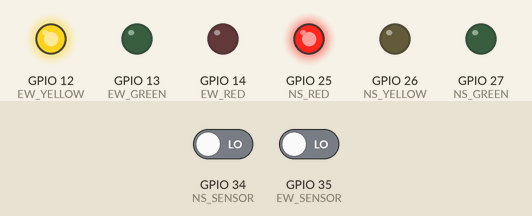
The sketch below on a simulated ESP32. Parts: output pins drawn as LEDs (lit = HIGH). The inputs (shaded band) are chosen by the test bench; at power-on: GPIO 34 (NS_SENSOR) LOW, GPIO 35 (EW_SENSOR) LOW. What the sketch prints to the serial monitor is not drawn.

Above: at 23.8 s.
23.9 s: GPIO 34 (NS_SENSOR) driven HIGH
At 31.4 s:
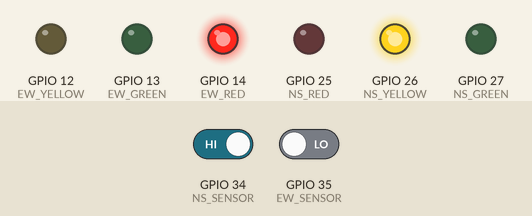
At 34.2 s:
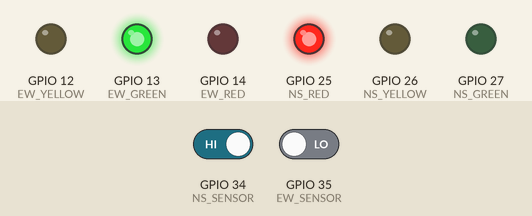
45.9 s: GPIO 34 (NS_SENSOR) driven LOW
At 47.0 s:
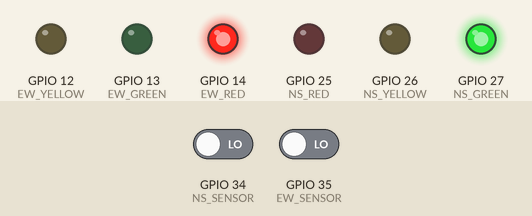
Timing chart, 0 to 48.9 s (numbered marks = the images above; inputs shaded):
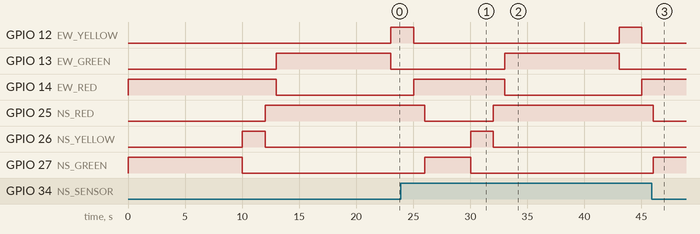

Measured:
- after the input at 23.9 s, GPIO 13 (EW_GREEN): LOW → HIGH after 9.1 s instead of 15.1 s
- after the input at 45.9 s, GPIO 13 (EW_GREEN): stays LOW (without the input it goes to HIGH after 7.1 s); GPIO 14 (EW_RED): stays HIGH (without the input it goes to LOW after 7.1 s)

The sketch:

N_S_Signal_for_one_way_intersection_with_esp32_1.ino
```cpp
#include <WiFi.h>
#include <WebServer.h>

// ─────────────────────────────────────────────
// ESP32 Access Point Credentials
// ─────────────────────────────────────────────
const char* ap_ssid     = "TrafficController";
const char* ap_password = "12345678";

// ESP32 will run the backend server
WebServer server(5050);

// Latest status JSON for UI polling
String latestJson = "{\"status\":\"waiting\"}";

// ─────────────────────────────────────────────
// Pins
// ─────────────────────────────────────────────
#define NS_RED    25
#define NS_YELLOW 26
#define NS_GREEN  27
#define NS_SENSOR 34

#define EW_RED    14
#define EW_YELLOW 12
#define EW_GREEN  13
#define EW_SENSOR 35

// Timing
#define MIN_GREEN   4000
#define MAX_GREEN   10000
#define YELLOW_TIME 2000
#define RED_BUFFER  1000

// ─────────────────────────────────────────────
// UI → ESP32 (POST /update)
// ─────────────────────────────────────────────
void handleUpdate() {
  if (!server.hasArg("plain")) {
    server.send(400, "application/json", "{\"error\":\"no body\"}");
    return;
  }

  String body = server.arg("plain");
  Serial.println("UI sent: " + body);

  server.send(200, "application/json", "{\"status\":\"ok\"}");
}

// ─────────────────────────────────────────────
// UI polls ESP32 (GET /status)
// ─────────────────────────────────────────────
void handleStatus() {
  server.send(200, "application/json", latestJson);
}

// ─────────────────────────────────────────────
// ESP32 updates UI state
// ─────────────────────────────────────────────
void sendData(int lightId, String color, int durationMs, int sensorActive) {
  latestJson = "{\"light_id\":" + String(lightId) +
               ",\"color\":\"" + color + "\"" +
               ",\"duration_ms\":" + String(durationMs) +
               ",\"sensor_active\":" + String(sensorActive) + "}";

  Serial.println("[STATUS] " + latestJson);
}

// ─────────────────────────────────────────────
// Traffic Logic
// ─────────────────────────────────────────────
void handlePhase(int redPin, int yellowPin, int greenPin,
                 int oppRedPin, int sensorPin, int lightId) {

  // GREEN
  digitalWrite(redPin, LOW);
  digitalWrite(yellowPin, LOW);
  digitalWrite(greenPin, HIGH);
  digitalWrite(oppRedPin, HIGH);

  Serial.printf("Light %d → GREEN\n", lightId);

  unsigned long start = millis();
  unsigned long currentDuration = MIN_GREEN;
  bool sensorTriggered = false;

  sendData(lightId, "GREEN", currentDuration, 0);

  while (millis() - start < currentDuration) {
    if (digitalRead(sensorPin) == LOW) {
      sensorTriggered = true;
      if (currentDuration < MAX_GREEN) {
        currentDuration += 1000;
        Serial.printf("  Sensor! Extending green to %lu ms\n", currentDuration);
        sendData(lightId, "GREEN", currentDuration, 1);
        delay(500);
      }
    }
    delay(10);
  }

  // YELLOW
  digitalWrite(greenPin, LOW);
  digitalWrite(yellowPin, HIGH);
  Serial.printf("Light %d → YELLOW\n", lightId);
  sendData(lightId, "YELLOW", YELLOW_TIME, sensorTriggered ? 1 : 0);
  delay(YELLOW_TIME);

  // RED
  digitalWrite(yellowPin, LOW);
  digitalWrite(redPin, HIGH);
  Serial.printf("Light %d → RED\n", lightId);
  sendData(lightId, "RED", RED_BUFFER, 0);
  delay(RED_BUFFER);
}

// ─────────────────────────────────────────────
// Setup
// ─────────────────────────────────────────────
void setup() {
  Serial.begin(115200);

  pinMode(NS_RED, OUTPUT);
  pinMode(NS_YELLOW, OUTPUT);
  pinMode(NS_GREEN, OUTPUT);
  pinMode(NS_SENSOR, INPUT);

  pinMode(EW_RED, OUTPUT);
  pinMode(EW_YELLOW, OUTPUT);
  pinMode(EW_GREEN, OUTPUT);
  pinMode(EW_SENSOR, INPUT);

  digitalWrite(NS_RED, HIGH);
  digitalWrite(EW_RED, HIGH);

  // Start Access Point
  WiFi.softAP(ap_ssid, ap_password);
  Serial.println("AP Started");
  Serial.print("SSID: "); Serial.println(ap_ssid);
  Serial.print("Password: "); Serial.println(ap_password);
  Serial.print("IP: "); Serial.println(WiFi.softAPIP());

  // Setup server routes
  server.on("/update", HTTP_POST, handleUpdate);
  server.on("/status", HTTP_GET, handleStatus);

  server.begin();
  Serial.println("Server running on port 5050");
}

// ─────────────────────────────────────────────
// Loop
// ─────────────────────────────────────────────
void loop() {
  server.handleClient();

  handlePhase(NS_RED, NS_YELLOW, NS_GREEN, EW_RED, NS_SENSOR, 1);
  handlePhase(EW_RED, EW_YELLOW, EW_GREEN, NS_RED, EW_SENSOR, 2);
}
```
